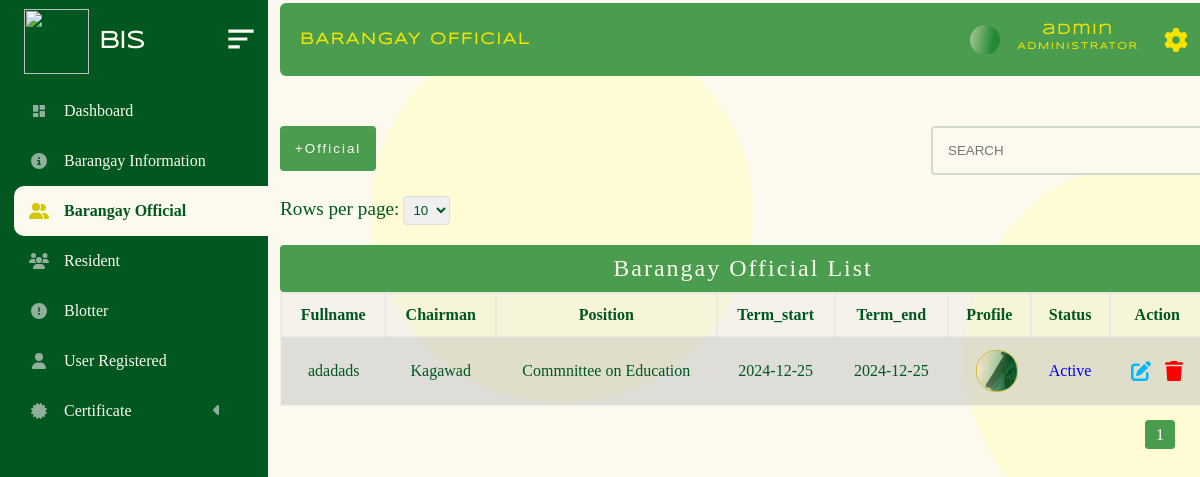
The app's page /administrator/admin_panel/brgy_official.php (signed in) with its own data.
### tables this page shows
CREATE TABLE `barangay_official` (
  `id` int(11) NOT NULL,
  `fullname` varchar(200) NOT NULL,
  `chairmanship` varchar(200) NOT NULL,
  `position` varchar(200) NOT NULL,
  `term_start` date NOT NULL,
  `term_end` date NOT NULL,
  `status` int(11) NOT NULL,
  `photo` varchar(200) NOT NULL
);

### administrator/admin_panel/brgy_official_folder/table.php (the view, shortened to what this page needs)
 <!DOCTYPE html>
<html lang="en">
<head>
</head>
<body>
<?php
require("../../database/conn_db.php");
$page = isset($_GET['page']) ? (int)$_GET['page'] : 1;
$limit = isset($_GET['limit']) ? (int)$_GET['limit'] : 10;
$limit = $limit > 0 ? $limit : 10;
$offset = ($page - 1) * $limit;
$countQuery = "SELECT COUNT(*) AS total FROM barangay_official";
$countResult = $conn->query($countQuery);
$totalRows = $countResult->fetch_assoc()['total'];
$totalPages = ceil($totalRows / $limit);
$sql = "SELECT * FROM barangay_official LIMIT $limit OFFSET $offset";
$result = $conn->query($sql);
if ($result->num_rows > 0) {
?>
    <div class="limit-selector">
        <form method="GET" action="">
            <label for="limit">Rows per page:</label>
            <select name="limit" id="limit" onchange="this.form.submit()">
                <option value="10" <?php if ($limit == 10) echo 'selected'; ?>>10</option>
            </select>
        </form>
    </div>
<table>
    <caption>Barangay Official List</caption>
    <tr>
        <th>Fullname</th>
        <th>Chairman</th>
        <th>Position</th>
        <th>Term_start</th>
        <th>Term_end</th>
        <th>Profile</th>
        <th>Status</th>
        <th>Action</th>
    </tr>
    <?php
    while ($row = $result->fetch_assoc()) {
        $id = $row['id'];
        $fullname = $row["fullname"];
        $chairman = $row["chairmanship"];
        $position = $row["position"];
        $term_start = $row["term_start"];
        $term_end = $row["term_end"];
        $status = $row["status"];
        $image = $row["photo"];
        ?>
        <tr class="table_hover">
            <td><?php echo $fullname; ?></td>
            <td><?php echo $chairman; ?></td>
            <td><?php echo $position; ?></td>
            <td><?php echo $term_start; ?></td>
            <td><?php echo $term_end; ?></td>
            <td class = "img"><img src="../../asset/image/official/<?php echo $image?>" alt="" width = "500"  /></td>
            <td>
                <?php echo $status == 1 ? "<p style='color:blue;'>Active</p>" : "<p style='color:red;'>Inactive</p>"; ?>
            </td>
            <td>
                <div id="form_up_del_official">
                    <button id="update_official_btn" class="update_btn" data-id="<?php echo $id; ?>"></button>
                    <button id="delete_official_btn" class="delete_btn_official" data-id="<?php echo $id; ?>"></button>
                </div>
            </td>
        </tr>
        <?php
    }
    ?>
</table>
<div class="pagination">
    <?php for ($i = 1; $i <= $totalPages; $i++): ?>
        <a href="?page=<?php echo $i; ?>&limit=<?php echo $limit; ?>" class="<?php echo $i == $page ? 'active' : ''; ?>">
            <?php echo $i; ?>
        </a>
    <?php endfor; ?>
</div>
    <?php
}
?>
                        <?php include("update_temp.php");?>
</body>
</html>

### administrator/admin_panel/style.css/main.style.css (style rules this page uses)
* { margin: 0px; padding: 0px; box-sizing: content-box; list-style-type: none ; }
html { scroll-behavior: smooth; }
:root { --bg-color: #FCFAEE; --2nd-bg-color:#4A9D4f; --sub-bg-color: #005720 ; --1st-text-color: #005720 ; --2nd-text-color: rgb(53, 53, 53); --3rd-text-color: #FCFAEE; --btn-color: #F5E402; --other-color :rgb(0, 183, 255); }
body { background-color: var(--bg-color); position: relative; min-height: 100%; width: 100%; overflow: scroll; overflow-x: hidden; }
.dashboard_content img { width: 50%; height: 200px; margin-left: 25%; }

### administrator/admin_panel/style.css/barangay_official.css (style rules this page uses)
* { margin: 0px; padding: 0px; box-sizing: content-box; list-style-type: none ; }
:root { --bg-color: #FCFAEE; --2nd-bg-color:#4A9D4f; --sub-bg-color: #005720 ; --1st-text-color: #005720 ; --2nd-text-color: rgb(53, 53, 53); --3rd-text-color: #FCFAEE; --btn-color: #d4b62f; --other-color :rgb(0, 183, 255); }
body { background-image: url("../../../asset/image/background/admin_bg/circle-scatter-haikei (1).png"); background-repeat: no-repeat; background-size: cover; }
table { border: 2px solid rgba(228, 228, 228, 0.39); margin-left: 40px; margin-top: 20px; background-color: rgba(226, 226, 226, 0.322); width: 77vw; border-collapse: collapse; transition: all 0.5s ease; border-radius:4px; font-family: "sub_text"; text-align: center; color: var(--1st-text-color); }
table .img img { height: 40px; width: 40px; border-radius: 20px; border: 1px solid var(--btn-color); }
table td { padding: 12px; }
table th { border: 2px solid rgba(226, 226, 226, 0.562); padding: 12px; }
table tr:nth-child(even) { background-color: #a7a5a548; }
caption { font-size: 2vw; letter-spacing: 2px; background-color: var(--2nd-bg-color); padding-bottom: 10px; padding-top: 10px; color: var(--bg-color); border-radius: 4px; }
.pagination { margin: 20px 0; float: right; margin-right: 20px; padding-bottom: 60px; }
.pagination a { margin: 0 5px; padding: 5px 10px; text-decoration: none; color: var(--1st-text-color); border: 1px solid #ddd; border-radius: 4px; }
.pagination a.active { background-color: var(--2nd-bg-color); color: white; border: 1px solid var(--2nd-bg-color); }
.limit-selector { margin-top: 100px; padding-left: 40px; color: #005720; font-family: "sub_text"; transition: all 0.5s ease; }
.limit-selector select { padding: 5px; border-radius: 4px; border: 1px solid #ddd; color: #005720; }
#form_up_del_official { display: flex; justify-content:space-evenly ; align-items: center; }
#update_official_btn { color: var(--bg-color); cursor: pointer; padding: 3px 5px 3px 5px; background-color: transparent; border-radius: 4px; font-size: 0.9rem; outline: none; border: none; }
#update_official_btn svg { width: 20px; fill: var(--other-color); }
#delete_official_btn { color: var(--bg-color); cursor: pointer; padding: 3px 5px 3px 5px; background-color: transparent; border-radius: 4px; border: 1px solid rgb(197, 197, 197); outline: none; border: none; font-size: 0.9rem; }
#delete_official_btn svg { width: 18px; fill: red; }

### administrator/admin_panel/brgy_official_folder/create_temp.php (style rules this page uses)
label { font-size:1.2rem; }

### administrator/admin_panel/brgy_official_folder/update_temp.php (style rules this page uses)
label { font-size:1.2rem; }

### records on screen
barangay_official: fullname "adadads", chairmanship "Kagawad", position "Commnittee on Education", term_start "2024-12-25", term_end "2024-12-25", photo (picture), status "Active"
